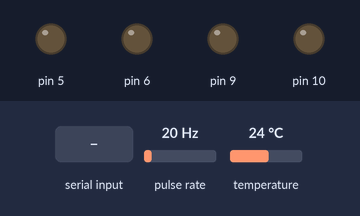
The sketch below on a simulated Arduino Uno, built with avr-gcc and run on an emulated ATmega328P. Shown: output pins drawn as LEDs (lit = HIGH). Wiring (inferred from the names in the program): pulse sensor: data pin 2. The inputs (shaded band) are chosen by the test bench; at power-on: temperature 24 °C, pulse rate 20 Hz. EEPROM starts erased; what the sketch prints to the serial monitor is not drawn.

Above: at 1.3 s.
1.4 s: temperature set to 28 °C
At 3.0 s:
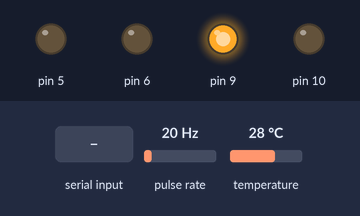
4.4 s: temperature set to 12 °C
At 5.7 s:
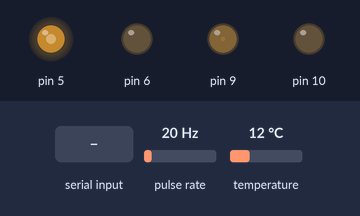
6.1 s: temperature set to 41 °C
At 7.8 s:
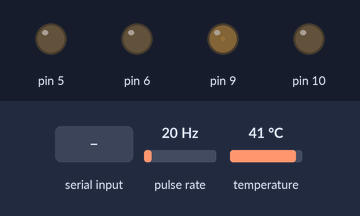
9.1 s: "90,45,200\n" received over Serial
At 12.0 s:
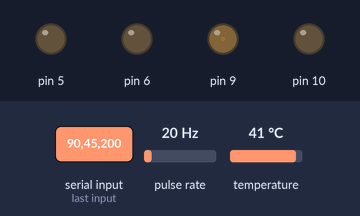
12.1 s: "30,150,10\n" received over Serial
At 15.8 s:
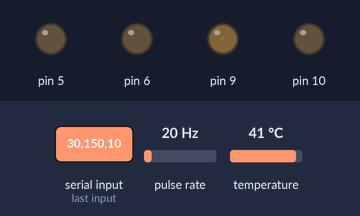
Timing chart, 0 to 16.1 s (numbered marks = the images above; inputs shaded):
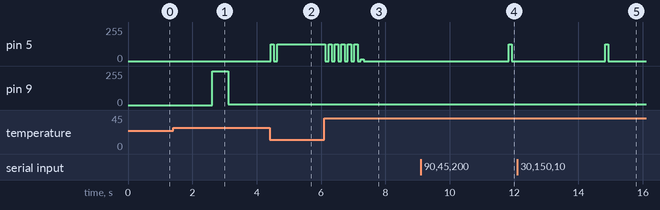

Measured:
- after the input at 1.4 s, pin 5: stops changing and stays 0/255
- after the input at 4.4 s, pin 5: 0/255 → 127/255 at once, → 0/255 0.10 s later, → 127/255 0.10 s later
- after the input at 6.1 s, pin 5: 127/255 → 0/255 at once, → 127/255 0.10 s later, → 0/255 0.10 s later, → 127/255 0.10 s later, … (13 changes in this stretch)
- after the input at 9.1 s, pin 5: 0/255 → 127/255 after 2.7 s, → 0/255 0.10 s later
- after the input at 12.1 s, pin 5: 0/255 → 127/255 after 2.7 s, → 0/255 0.10 s later

The sketch:

processoTermico-V3.ino
```cpp
#include "Config.h"
#include <ArduinoJson.h>
#include <EEPROM.h>
#define RESET asm ("jmp (0x0000)")

void setup() {
  pinMode(hallSensor, INPUT);
  Serial.begin(57600);
  loadConfig();
  delay(100);
  //state = 0;
  //String(state).toCharArray(moduleConfig.state, 2);
  Wire.begin();
  Lamp.Pinout(5,6); // Selection of lamp pins as described in the class.
  Fan.Pinout(9,10); // Selection of cooler pins, as described in the class.
  inputString.reserve(200);   // reserve 200 bytes for the inputString.
  attachInterrupt(0, ctt, RISING);//Habilita a interrupção 0 no pino 2.
}

void loop() {

  // Updates manipulable variables when a new message arrives via serial
  serialInput();

  //Run one of the routines every T milliseconds
  float periodo = T * 1000.0;

  if (millis() - startSendSerial >= periodSendSerial){
    if (millis() - startMillis >= periodo){
      axis_x = axis_x + ((millis() - startMillis) / 1000.0);
      startMillis = millis();
      switch (state) {
        case 1://ROTINA ENSAIO MALHA ABERTA
          y = sht20.readTemperature();
          U = MV;
          break;
        case 2://ROTINA BANG-BANG
          y = sht20.readTemperature();
          erro = ref - y;

          //executes only at the first sampling instant
          if( firstSamplingTime == 0 ){
            firstSamplingTime = 1;
            if ( erro > 0 ){
              U = Umax;
            }else{
              U = Umin;
            }
          //executes from the second sampling instant
          }else{
            if ( U == Umax ){

              if ( erro < -h ){
                  U = Umin;
              }else{
                  U = Umax;
              }
            }else{
              if ( erro > h ){
                U = Umax;
              }else{
                U = Umin;
              }
            }
          }
          break;
        case 3://ROTINA PID
          Tsec = T;
          y = sht20.readTemperature();
          erro = ref - y;
          P = K * erro;
          I = I_ant + K*Tsec*(erro+erro_ant)/(2.0*Ti);
          D = D_ant*(2.0-p*Tsec)/(2.0+p*Tsec) + ((2.0*p*K*Td)/(2.0+p*Tsec))*(erro-erro_ant);
          U = P + I + D;
          erro_ant = erro;
          I_ant = I;
          D_ant = D;
          break;
        default:
          String txtState =    "3";
          String txtMV    =  "6.0";
          String txtT     =  "0.1";
          String txtPert  =  "0.5";
          String txtRef   = "28.0";
          String txtHist  =  "0.5";
          String txtUmax  = "12.0";
          String txtUmin  =  "0.0";
          String txtK     =  "4.0";
          String txtTi    =  "1.0";
          String txtTd    =  "0.2";
          String txtPolo  = "100.0";
          txtState.toCharArray(moduleConfig.state, 2);
          txtMV.toCharArray(moduleConfig.MV, 10);
          txtT.toCharArray(moduleConfig.T, 10);
          txtPert.toCharArray(moduleConfig.perturbation, 10);
          txtRef.toCharArray(moduleConfig.ref, 10);
          txtHist.toCharArray(moduleConfig.h, 10);
          txtUmax.toCharArray(moduleConfig.Umax, 10);
          txtUmin.toCharArray(moduleConfig.Umin, 10);
          txtK.toCharArray(moduleConfig.K, 10);
          txtTi.toCharArray(moduleConfig.Ti, 10);
          txtTd.toCharArray(moduleConfig.Td, 10);
          txtPolo.toCharArray(moduleConfig.p, 10);
          saveConfig();
          delay(100);
          loadConfig();
          delay(100);
          break;
      }
      //sets the value (range from 0 to 12): Maximum lamp voltage is 12 Volts
      if(U <  0.0) U =  0.0;
      if(U > 12.0) U = 12.0;
      applyInTheProcess(U);
      serialOutput();
    }

    //Voltage value to be applied to the cooler;
    if(perturbation != perturbationPrevious){
      perturbationPrevious = perturbation;
      applyPerturbation();
    }

    if (millis() - startCountRPM >= 1000){
      // Desabilita as interrupções
      cli();
      rpm = (30000 / (millis() - startCountRPM)) * tachOut;
      tachOut = 0;
      // Habilita as interrupções
      sei();
      startCountRPM = millis();
      //Como estamos lendo a cada 1 segundo, seria tachOut*60 para determinar as rotações por minuto,
      //porém, o Efeito Hall ativa a saída duas vezes por rotação, deve-se dividir a contagem das rotações por 2.
    }
  }
}

void applyInTheProcess(float _U){
  //Convert Voltage into bits
  int fadeValue = (_U * 255.0) / 24.0;
  Lamp.ApplyIntensity(fadeValue);
}

void applyPerturbation(){
  //sets the value (range from 0 to 255): 24 Volt voltage source. Cooler has a voltage of 24 Volts.
  int fadeValueFan = (perturbation*255.0)/24.0;
  if(fadeValueFan <  0) fadeValueFan =  0;
  if(fadeValueFan > 255) fadeValueFan = 255;
  Fan.ApplyIntensity(255);
  delay(500);
  Fan.ApplyIntensity(fadeValueFan);
}

void serialEvent() {
  while (Serial.available()) {
    startSendSerial = millis();
    // get the new byte:
    char inChar = (char)Serial.read();
    // add it to the inputString:
    inputString += inChar;
    // if the incoming character is a newline, set a flag so the main loop can
    // do something about it:
    if (inChar == '\n') {
      stringComplete = true;
    }
  }
}

void ctt(){
  tachOut++;
}
```

ProcessInputClass.h
```cpp
class ProcessInput {
  int spd = 255, pin1, pin2;

  public:

    void Pinout(int in1, int in2){
      pin1 = in1;
      pin2 = in2;
      pinMode(pin1, OUTPUT);
      pinMode(pin2, OUTPUT);
    }

    void ApplyIntensity(int in1){
      spd = in1;
      analogWrite(pin1, spd);
      digitalWrite(pin2, LOW);
    }

    void TurnOn(){
      digitalWrite(pin1, HIGH);
      digitalWrite(pin2, LOW);
    }

    void TurnOff(){
      digitalWrite(pin1, LOW);
      digitalWrite(pin2, LOW);
    }

};
```

communication.ino
```cpp
/*
    {"state":1,"t":0.80,"pertub":1.50,"mv":6.00}

    {"state":2,"t":0.80,"pertub":1.50,"umax":12.00,"umin":0.00,"ref":28.00,"h":0.50}

    {"state":3,"t":0.80,"pertub":1.50,"ref":28.00,"h":0.50,"k":4.00,"ti":1.00,"p":100.00,"td":0.20}
*/

void serialInput(){
  if (stringComplete) {
    JsonDocument obj;
    deserializeJson(obj, inputString);

    state = obj["state"];
    T = obj["t"];
    perturbation = obj["pertub"];
    String(state).toCharArray(moduleConfig.state, 2);
    String(T).toCharArray(moduleConfig.T, 10);
    String(perturbation).toCharArray(moduleConfig.perturbation, 10);

    if (state == 1){       //msg = "state","t","pertb","mv"
      MV = obj["MV"];
      String(MV).toCharArray(moduleConfig.MV, 10);
    }
    if (state == 2){ // msg = "state","t","pertb","Uma","Umi","ref","h"
      Umax = obj["Uma"];
      Umin = obj["Umi"];
      ref = obj["Ref"];
      h = obj["h"];
      String(Umax).toCharArray(moduleConfig.Umax, 10);
      String(Umin).toCharArray(moduleConfig.Umin, 10);
      String(ref).toCharArray(moduleConfig.ref, 10);
      String(h).toCharArray(moduleConfig.h, 10);
    }
    if (state == 3){ // msg = "state","t","pertb:","ref","h","k","ti","p","td"
      ref = obj["Ref"];
      h = obj["h"];
      K = obj["k"];
      Ti = obj["ti"];
      p = obj["polo"];
      Td = obj["td"];
      String(ref).toCharArray(moduleConfig.ref, 10);
      String(h).toCharArray(moduleConfig.h, 10);
      String(K).toCharArray(moduleConfig.K, 10);
      String(Ti).toCharArray(moduleConfig.Ti, 10);
      String(p).toCharArray(moduleConfig.p, 10);
      String(Td).toCharArray(moduleConfig.Td, 10);
    }
    saveConfig();
    loadConfig();
    inputString = "";
    stringComplete = false;
    erro_ant = 0.0;
    I_ant = 0.0;
    D_ant = 0.0;
  }
}

void serialOutput(){
  JsonDocument outputDoc;
  outputDoc["time"] = axis_x;
  outputDoc["state"] = state;
  outputDoc["t"] = T;
  outputDoc["pertub"] = perturbation;
  outputDoc["MV"] = MV;
  outputDoc["Umax"] = Umax;
  outputDoc["Umin"] = Umin;
  outputDoc["Ref"] = ref;
  outputDoc["h"] = h;
  outputDoc["k"] = K;
  outputDoc["ti"] = Ti;
  outputDoc["polo"] = p;
  outputDoc["td"] = Td;
  float PID = P + I + D;
  outputDoc["PID"] = PID;
  outputDoc["U"] = U;
  outputDoc["y"] = y;
  serializeJson(outputDoc, Serial);
  Serial.println();
}
```

eeprom.ino
```cpp
void saveConfig(){
  for (unsigned int t = 0; t < sizeof(moduleConfig); t++) {
    EEPROM.write(CONFIG_START + t, *((char*)&moduleConfig + t));
  }
  //Saving the version ID to pull from EEPROM the next time you load
  EEPROM.write(VERSION_START + 0, CONFIG_VERSION[0]);
  EEPROM.write(VERSION_START + 1, CONFIG_VERSION[1]);
}

void loadConfig(){
  if (EEPROM.read(VERSION_START + 0) == CONFIG_VERSION[0] &&
      EEPROM.read(VERSION_START + 1) == CONFIG_VERSION[1]) {
    for (unsigned int t = 0; t < sizeof(moduleConfig); t++)
      *((char*)&moduleConfig + t) = EEPROM.read(CONFIG_START + t);
  }
  state = atoi(moduleConfig.state);
  MV = atof(moduleConfig.MV);
  perturbation = atof(moduleConfig.perturbation);
  T = atof(moduleConfig.T);
  ref =  atof(moduleConfig.ref);
  h =  atof(moduleConfig.h);
  Umax =  atof(moduleConfig.Umax);
  Umin =  atof(moduleConfig.Umin);
  K =  atof(moduleConfig.K);
  Ti =  atof(moduleConfig.Ti);
  Td =  atof(moduleConfig.Td);
  p =  atof(moduleConfig.p);
}
```

Config.h
```cpp
#include "ProcessInputClass.h"
ProcessInput Lamp;
ProcessInput Fan;

#include <Wire.h>
#include "DFRobot_SHT20.h"
DFRobot_SHT20 sht20;

int hallSensor = 2;
volatile uint32_t tachOut;//Váriavel que armazena as rotações.
unsigned long startCountRPM = 0; //tempo do instante de leitura do rpm
int rpm = 0;

int state = 3;
float axis_x = 0.0;

float MV                   =   6.0; //variável manipulada - Tensão da lâmpada (sinal de entrada do processo)
float perturbation         =   0.5; //variável manipulada - Tensão do cooler (fanVoltage);
float perturbationPrevious =   0.0; //variável auxiliara - verifica variação na tensão do cooler;
float T                    =   100; //período de amostragem (ms)
float Tsec                 =   0.0; //período de amostragem (s)
unsigned long startMillis  =     0; //tempo do instante de início do período da amostragem
float y                    =   0.0; //valor do sensor de temperatura (tempInt_SHT20)
float ref                  =  28.0; //valor dreferência (ºC)
float erro                 =   0.0; //valor de dreferência (ref) menos o valor do sensor de temperatura (y)
float h                    =   0.5; //valor dhisterese (ºC)
float U                    =   0.0; //sinal de saída do controle
float Umax                 =  12.0; //valor máximo do Relé
float Umin                 =   0.0; //valor mínimo do Relé
int firstSamplingTime      =     0; //variável auxiliar usada para rodar um trecho de código 1 vez somente
float K                    =   4.0; //ganho proporcional  (ação proporcional)
float Ti                   =   1.0; //tempo integral      (ação integral)
float Td                   =   0.2; //tempo derivativo    (ação derevativa)
float p                    = 100.0; //polo do filtro da ação derivativa (pólo limitador de ganho em alta frequência -> p = 100)
float erro_ant             =   0.0; //erro da amostragem do tempo T anterior
float I_ant                =   0.0; //sinal de controle Integral do tempo T anterior
float D_ant                =   0.0; //sinal de controle Derivativo do tempo T anterior
float P                    =   0.0; //sinal de controle Proporcional
float I                    =   0.0; //sinal de controle Integral
float D                    =   0.0; //sinal de controle Derivativo

String inputString = "";      // a String to hold incoming data
bool stringComplete = false;  // whether the string is complete
unsigned long startSendSerial  =     0; //tempo do instante de início do recebimento de uma mensagem
unsigned long periodSendSerial =  2000; //período sem enviar mensagens
//-----------------------------------------------
//Parâmetros de configuração da EEPROM
//-----------------------------------------------
#define VERSION_START  500
#define CONFIG_START   6
#define CONFIG_VERSION "1a"

struct ConfigStruct{
  char state[2];
  char MV[10];
  char perturbation[10];
  char T[10];
  char ref[10];
  char h[10];
  char Umax[10];
  char Umin[10];
  char K[10];
  char Ti[10];
  char Td[10];
  char p[10];
} moduleConfig;
//-----------------------------------------------

//-----------------------------------------------
```
